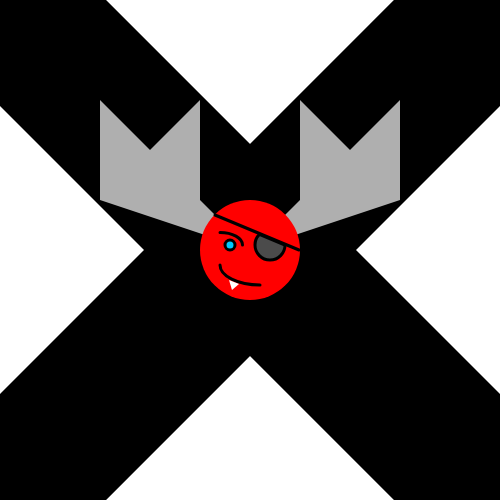
Frame 1 (no input)
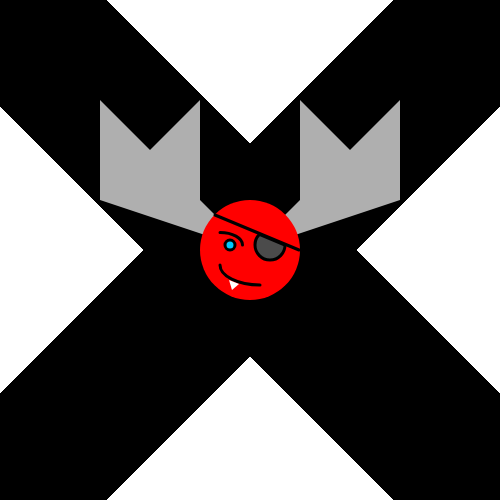
Frame 60 (no input)
Frame 120 (the mouse pressed at the canvas centre since frame 60): identical to frame 60, image omitted

The p5.js sketch that drew these frames (run headless with seeded random() and noise() and a simulated clock; from frame 60 on, the mouse is pressed at the canvas centre):

// p5.js sketch
// ── sketch.js
/**
*Jane Colon-Bonet <jc2177@bard.edu>
*Feb. 11, 2017
*Idea 135
*Avatar
*I worked alone on this assignment

I will admit, what I wound up with differs greatly from what I imagined initially. However, I like the final product much better (Pirate Moose!). Though it was very enjoyable going about this the most difficult part was translating a location on the canvas to coordinates in the code. It was a lot of typing and checking. I can look at the design and see where I want something, but I don't know the exact coordinates in numbers, and that was the hard part.
*/

function setup() {
    createCanvas(500, 500);
    background(255);
        
}

function draw() {
    strokeWeight(150);
    line(0,0,500,500);
    line(500,0,0,500);
    fill(175);
    strokeWeight(0);
    triangle(250,250,100,200,100,100);
    triangle(250,250,400,200,400,100);
    triangle(100,200,200,100,200,200);
    triangle(400,200,300,100,300,200);
    fill(255,0,0);
    strokeWeight(0);
    ellipse(250,250,100,100);
    fill(0);
    strokeWeight(3);
    fill(0,200,255);
    ellipse(230,245,10,10);
    fill(75);
    line(215,215,299,250);
    arc(270,245,30,30,0,PI+QUARTER_PI, CHORD);
    noFill();
    arc(220,245,45,25, PI+HALF_PI, TWO_PI);
    arc(260,265,80,40, HALF_PI, PI);
    fill(255);
    strokeWeight(0);
    triangle(229,280,232,290,239,284);
}
